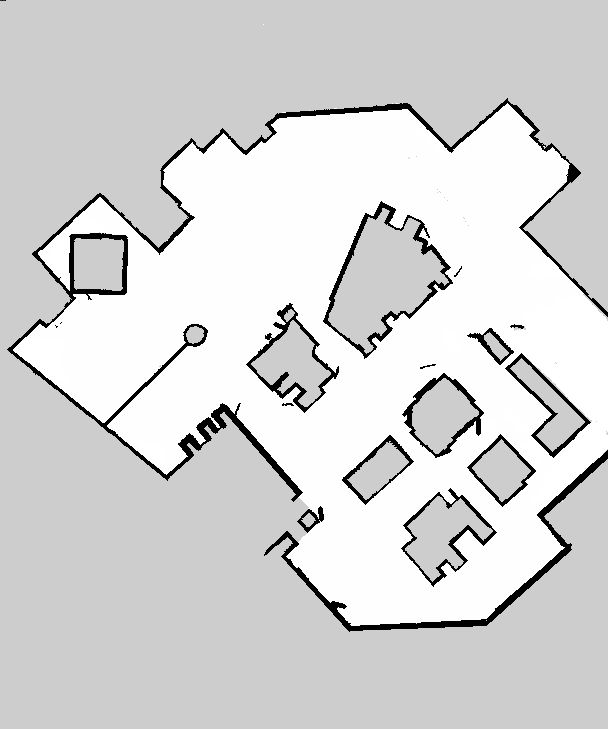
#> input picture src/asr_navigation/maps/grit_1_edited_2.pgm, 608 x 729 px
$ python localplan_analyzer.py
#> lines starting #> are read from the running program, lines starting #| are printed output that depends on the picture; after the words box and inside, x2 and y2 are one past the last pixel; in counts of white or black regions, pixels touching at a corner belong together
import pandas as pd
import glob
import numpy as np
import matplotlib.pyplot as plt
import os
import re
from scipy.ndimage import distance_transform_edt

def analyze_local_planners():
    # Setup konfigurasi skenario dan parameter lingkungan
    TARGET_SCENARIO = "Scenario 1"

    base_folder = f'./local_planner_test/{TARGET_SCENARIO}'
    map_file_path = './src/asr_navigation/maps/grit_1_edited_2.pgm'

    RESOLUTION = 0.05
    ORIGIN_X = -13.313419
    ORIGIN_Y = -14.406021

    ROBOT_RADIUS = 0.3
    OBS_RADIUS = 0.293191

    # Inisialisasi koordinat rintangan dinamis (unmapped) berdasarkan skenario
    if TARGET_SCENARIO == "Scenario 1":
        obstacles = [(3.782688, 1.816288), (6.413248, 2.487809)]
    elif TARGET_SCENARIO == "Scenario 2":
        obstacles = [(4.121788, 1.354628), (5.820588, 2.851258)]
    else:
        obstacles = []

    algorithms = ['APF', 'TEB', 'DWA']
    batches = ['Batch 1', 'Batch 2']

    results = {}

    # Penyiapan Peta EDT (Euclidean Distance Transform) Global
    print("Menyiapkan Global EDT Map...")
    distance_map_m = None
    map_img = None

    if os.path.exists(map_file_path):
        map_img = plt.imread(map_file_path)
#> map_img is the input picture: shape (729, 608); min 0, max 255, mean 213.1
        # Konversi ke 2D (grayscale) jika format asli gambar adalah RGB (3 channel)
        if map_img.ndim == 3:
            map_img = map_img.mean(axis=2)

        map_img = np.flipud(map_img)
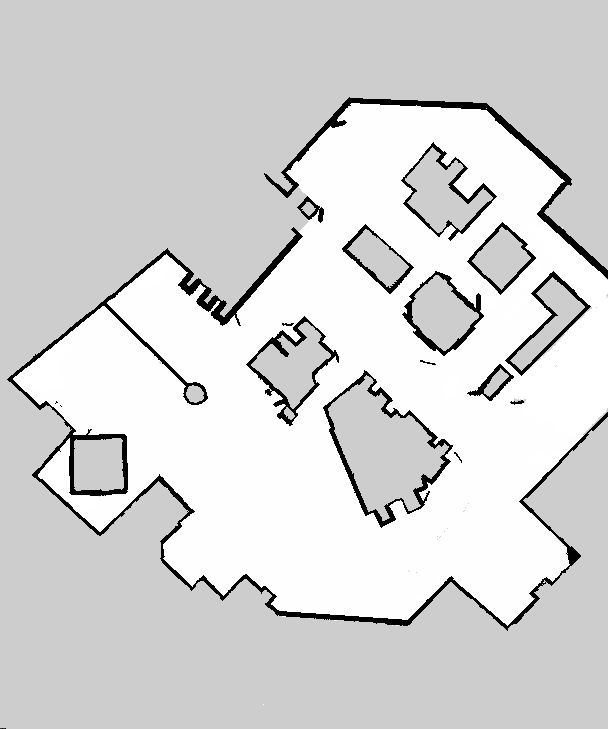
#> map_img: shape (729, 608); min 0, max 255, mean 213.1
        rows, cols = map_img.shape
#> rows = 729; cols = 608

        # Grid biner: nilai piksel < 0.5 (gelap) dianggap sebagai tembok/rintangan
        obstacle_grid = (map_img < 0.5)
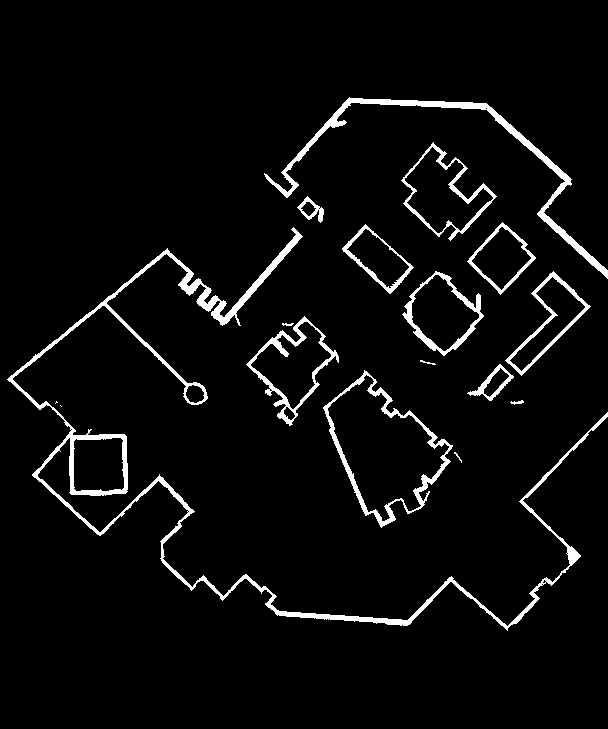
#> obstacle_grid: shape (729, 608) bool; 4.6% white; 17 white regions (2 under 20 px), largest, box (x1, y1, x2, y2) and area: (7, 227, 608, 631) 8404, (264, 97, 608, 279) 3153, (323, 370, 453, 528) 2019

        # Integrasikan rintangan unmapped ke dalam grid spasial
        if obstacles:
            y_grid_idx, x_grid_idx = np.mgrid[0:rows, 0:cols]
            x_real = ORIGIN_X + (x_grid_idx * RESOLUTION)
            y_real = ORIGIN_Y + (y_grid_idx * RESOLUTION)

            for obs_x, obs_y in obstacles:
                dist_to_obs = np.hypot(x_real - obs_x, y_real - obs_y)
                obstacle_grid[dist_to_obs <= OBS_RADIUS] = True
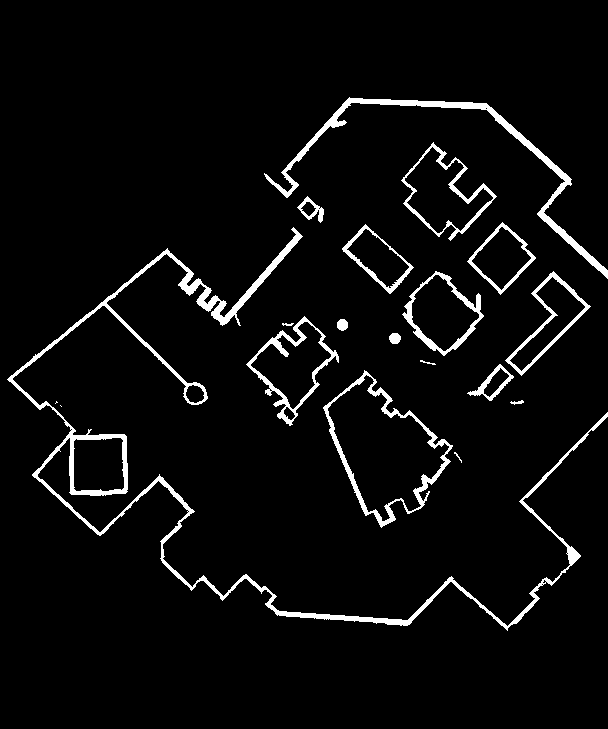
#> obstacle_grid: shape (729, 608) bool; 4.6% white; 19 white regions (2 under 20 px), largest, box (x1, y1, x2, y2) and area: (7, 227, 608, 631) 8404, (264, 97, 608, 279) 3153, (323, 370, 453, 528) 2019

        # Kalkulasi matriks jarak (EDT)
        edt_input = ~obstacle_grid
        distance_map_m = distance_transform_edt(edt_input) * RESOLUTION
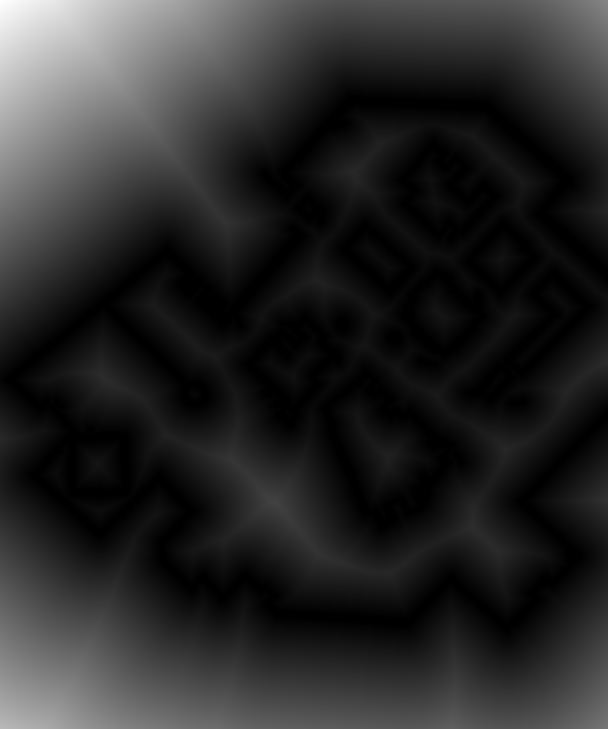
#> distance_map_m: shape (729, 608) float64; min 0, max 14.95, mean 2.4; drawn with min black and max white

    # Pemrosesan metrik dan ekstraksi data trajektori
    print(f"Memproses data untuk {TARGET_SCENARIO}...\n")

    for algo in algorithms:
        algo_metrics = []
        all_trajectories = []

        for batch in batches:
            batch_path = os.path.join(base_folder, algo, batch)
            if not os.path.exists(batch_path):
                continue

            metric_file = os.path.join(batch_path, 'hasil_pengujian_metrik.csv')
            df_metrics = pd.DataFrame()
            if os.path.exists(metric_file):
                df_metrics = pd.read_csv(metric_file)
                df_metrics['Min Clearance (m)'] = pd.to_numeric(df_metrics['Min Clearance (m)'], errors='coerce')

            traj_files = glob.glob(f'{batch_path}/trajectories/*.csv')
            for t_file in traj_files:
                df_traj = pd.read_csv(t_file)

                if 'X' in df_traj.columns and 'Y' in df_traj.columns:
                    x_coords = df_traj['X'].to_numpy()
                    y_coords = df_traj['Y'].to_numpy()

                    dx = np.diff(x_coords)
                    dy = np.diff(y_coords)
                    path_length = np.sum(np.hypot(dx, dy))

                    # Rekalkulasi min clearance menggunakan data spasial rute
                    trial_min_clearance = float('inf')
                    if distance_map_m is not None:
                        traj_cols = np.round((x_coords - ORIGIN_X) / RESOLUTION).astype(int)
                        traj_rows = np.round((y_coords - ORIGIN_Y) / RESOLUTION).astype(int)

                        traj_cols = np.clip(traj_cols, 0, distance_map_m.shape[1] - 1)
                        traj_rows = np.clip(traj_rows, 0, distance_map_m.shape[0] - 1)

                        clearances = distance_map_m[traj_rows, traj_cols] - ROBOT_RADIUS
                        trial_min_clearance = np.min(clearances)

                    match = re.search(r'trial(\d+)\.csv', t_file)
                    status_val = "Unknown"
                    trial_num = "Unknown"

                    if match and not df_metrics.empty:
                        trial_num = int(match.group(1))

                        # Override clearance di dataframe dengan hasil pengukuran ulang
                        if trial_min_clearance != float('inf'):
                            df_metrics.loc[df_metrics['Trial'] == trial_num, 'Min Clearance (m)'] = trial_min_clearance

                        status_row = df_metrics[df_metrics['Trial'] == trial_num]
                        if not status_row.empty:
                            status_val = status_row['Status'].iloc[0]

                    all_trajectories.append({
                        'file': t_file,
                        'length': path_length,
                        'x': x_coords,
                        'y': y_coords,
                        'status': status_val,
                        'trial': trial_num,
                        'batch': batch
                    })

            if not df_metrics.empty:
                algo_metrics.append(df_metrics)

        if not algo_metrics or not all_trajectories:
            print(f"Data tidak ditemukan untuk algoritma {algo}")
            continue

        combined_metrics = pd.concat(algo_metrics, ignore_index=True)

        # Agregasi data statistik
        stats = {
            'dur_avg': combined_metrics['Duration (s)'].mean(),
            'dur_min': combined_metrics['Duration (s)'].min(),
            'dur_max': combined_metrics['Duration (s)'].max(),
            'dur_std': combined_metrics['Duration (s)'].std(),

            'clear_avg': combined_metrics['Min Clearance (m)'].mean(),
            'clear_min': combined_metrics['Min Clearance (m)'].min(),
            'clear_max': combined_metrics['Min Clearance (m)'].max(),
            'clear_std': combined_metrics['Min Clearance (m)'].std(),

            'len_avg': combined_metrics['Path Length (m)'].mean(),
            'len_min': combined_metrics['Path Length (m)'].min(),
            'len_max': combined_metrics['Path Length (m)'].max(),
            'len_std': combined_metrics['Path Length (m)'].std(),

            'cpu_avg': combined_metrics['Avg CPU (%)'].mean(),
            'cpu_min': combined_metrics['Avg CPU (%)'].min(),
            'cpu_max': combined_metrics['Avg CPU (%)'].max(),
            'cpu_std': combined_metrics['Avg CPU (%)'].std()
        }

        status_counts = combined_metrics['Status'].value_counts().to_dict()
        success_direct = status_counts.get('Success_Direct', 0)
        success_replanned = status_counts.get('Success_Replanned', 0)
        failed_timeout = status_counts.get('Failed_Timeout', 0)
        total_runs = len(combined_metrics)

        # Pemilihan trajektori representatif untuk di-plot
        direct_trajs = [t for t in all_trajectories if t['status'] == 'Success_Direct']
        replan_trajs = [t for t in all_trajectories if t['status'] == 'Success_Replanned']
        failed_trajs = [t for t in all_trajectories if t['status'] == 'Failed_Timeout']

        trajs_to_plot = []

        if direct_trajs:
            mean_len = np.mean([t['length'] for t in direct_trajs])
            rep = min(direct_trajs, key=lambda t: abs(t['length'] - mean_len))
            rep['plot_type'] = 'Success_Direct'
            trajs_to_plot.append(rep)

        if replan_trajs:
            mean_len = np.mean([t['length'] for t in replan_trajs])
            rep = min(replan_trajs, key=lambda t: abs(t['length'] - mean_len))
            rep['plot_type'] = 'Success_Replanned'
            trajs_to_plot.append(rep)

        if not direct_trajs and not replan_trajs and failed_trajs:
            mean_len = np.mean([t['length'] for t in failed_trajs])
            rep = min(failed_trajs, key=lambda t: abs(t['length'] - mean_len))
            rep['plot_type'] = 'Failed_Timeout'
            trajs_to_plot.append(rep)

        results[algo] = {
            'runs': total_runs,
            'stats': stats,
            'raw_data': {
                'duration': combined_metrics['Duration (s)'].dropna().tolist(),
                'clearance': combined_metrics['Min Clearance (m)'].dropna().tolist(),
                'length': combined_metrics['Path Length (m)'].dropna().tolist(),
                'cpu': combined_metrics['Avg CPU (%)'].dropna().tolist()
            },
            'status': {
                'direct': success_direct,
                'replanned': success_replanned,
                'failed': failed_timeout
            },
            'all_trajectories': all_trajectories,
            'trajs_to_plot': trajs_to_plot
        }

    # Cetak laporan benchmark ke terminal
    print("\n--- Ringkasan Benchmark Local Planner ---")
    for algo, data in results.items():
        st = data['stats']
        print(f"\nAlgoritma: {algo} ({data['runs']} Total Runs)")

        print("  1. Waktu Komputasi (detik)")
        print(f"     Min/Max/Mean : {st['dur_min']:.2f} / {st['dur_max']:.2f} / {st['dur_avg']:.2f}")
        print(f"     Std Deviasi  : {st['dur_std']:.2f}")

        print("  2. Panjang Lintasan (meter)")
        print(f"     Min/Max/Mean : {st['len_min']:.2f} / {st['len_max']:.2f} / {st['len_avg']:.2f}")
        print(f"     Std Deviasi  : {st['len_std']:.2f}")

        print("  3. Min Clearance (meter)")
        print(f"     Min/Max/Mean : {st['clear_min']:.3f} / {st['clear_max']:.3f} / {st['clear_avg']:.3f}")
        print(f"     Std Deviasi  : {st['clear_std']:.3f}")

        print("  4. Konsumsi CPU (%)")
        print(f"     Min/Max/Mean : {st['cpu_min']:.1f} / {st['cpu_max']:.1f} / {st['cpu_avg']:.1f}")
        print(f"     Std Deviasi  : {st['cpu_std']:.1f}")

        print("\n  Status Navigasi:")
        print(f"     Direct Success    : {data['status']['direct']}")
        print(f"     Replanned Success : {data['status']['replanned']}")
        print(f"     Failed (Timeout)  : {data['status']['failed']}")
        print("-" * 45)

    # Visualisasi perbandingan trajektori pada peta
    num_algos = len(results)
    if num_algos == 0: return

    fig, axes = plt.subplots(1, num_algos, figsize=(6 * num_algos, 8))
    if num_algos == 1: axes = [axes]

    # Ambil referensi titik Start/Goal dari algoritma pertama untuk konsistensi antar subplot
    ref_algo = list(results.keys())[0]
    ref_traj = results[ref_algo]['all_trajectories'][0]
    ref_start, ref_goal = (ref_traj['x'][0], ref_traj['y'][0]), (ref_traj['x'][-1], ref_traj['y'][-1])

    for idx, (algo, data) in enumerate(results.items()):
        ax = axes[idx]

        # Render map menggunakan map_img yang sudah di-load di awal skrip
        if map_img is not None:
            max_x = ORIGIN_X + (map_img.shape[1] * RESOLUTION)
            max_y = ORIGIN_Y + (map_img.shape[0] * RESOLUTION)
            ax.imshow(map_img, cmap='gray', origin='lower', extent=[ORIGIN_X, max_x, ORIGIN_Y, max_y])
        else:
            ax.grid(True)

        # Render rintangan statis dari variabel obstacles yang sudah dibuat
        for ox, oy in obstacles:
            ax.add_patch(plt.Circle((ox, oy), radius=OBS_RADIUS, color='black', alpha=0.7, zorder=4))

        # Render garis bayangan (overlay) untuk semua riwayat percobaan
        for i, traj in enumerate(data['all_trajectories']):
            is_failed = 'Failed' in str(traj['status'])
            ax.plot(traj['x'], traj['y'], color='red' if is_failed else 'gray',
                    linewidth=1.2 if is_failed else 0.8, alpha=0.3 if is_failed else 0.05, zorder=2 if is_failed else 1)

        # Render garis tegas untuk rute yang merepresentasikan kelompoknya
        for traj in data['trajs_to_plot']:
            color = 'blue' if 'Success' in traj['plot_type'] else 'red'
            ls = '-' if 'Direct' in traj['plot_type'] else ':'
            ax.plot(traj['x'], traj['y'], color=color, linestyle=ls, linewidth=2.5, label=f"Rep: {traj['plot_type']}")

        # Render indikator Start dan Goal
        ax.scatter(ref_start[0], ref_start[1], color='black', s=150, edgecolors='black', label='Start', zorder=10)
        ax.scatter(8.5, 5.5, color='black', s=200, marker='*', edgecolors='black', label='Goal', zorder=10)

        # Marker penanda untuk kasus kegagalan (Timeout/Stuck)
        ax.plot([], [], 'rx', label='Failed (Timeout/Stuck)', markersize=10, markeredgewidth=2)
        for traj in data['all_trajectories']:
            if 'Failed' in str(traj['status']):
                ax.text(traj['x'][-1], traj['y'][-1], 'X', color='red', fontsize=15, fontweight='bold', ha='center', va='center', zorder=10)

        ax.set_title(f'{algo} Planner', fontsize=14, fontweight='bold')
        ax.legend(loc='lower right', fontsize=9)
        ax.axis('equal')
        if map_img is not None:
            ax.set_xlim(ORIGIN_X, ORIGIN_X + (map_img.shape[1] * RESOLUTION))
            ax.set_ylim(ORIGIN_Y, ORIGIN_Y + (map_img.shape[0] * RESOLUTION))

    plt.tight_layout()
    plt.show()

if __name__ == "__main__":
    analyze_local_planners()
